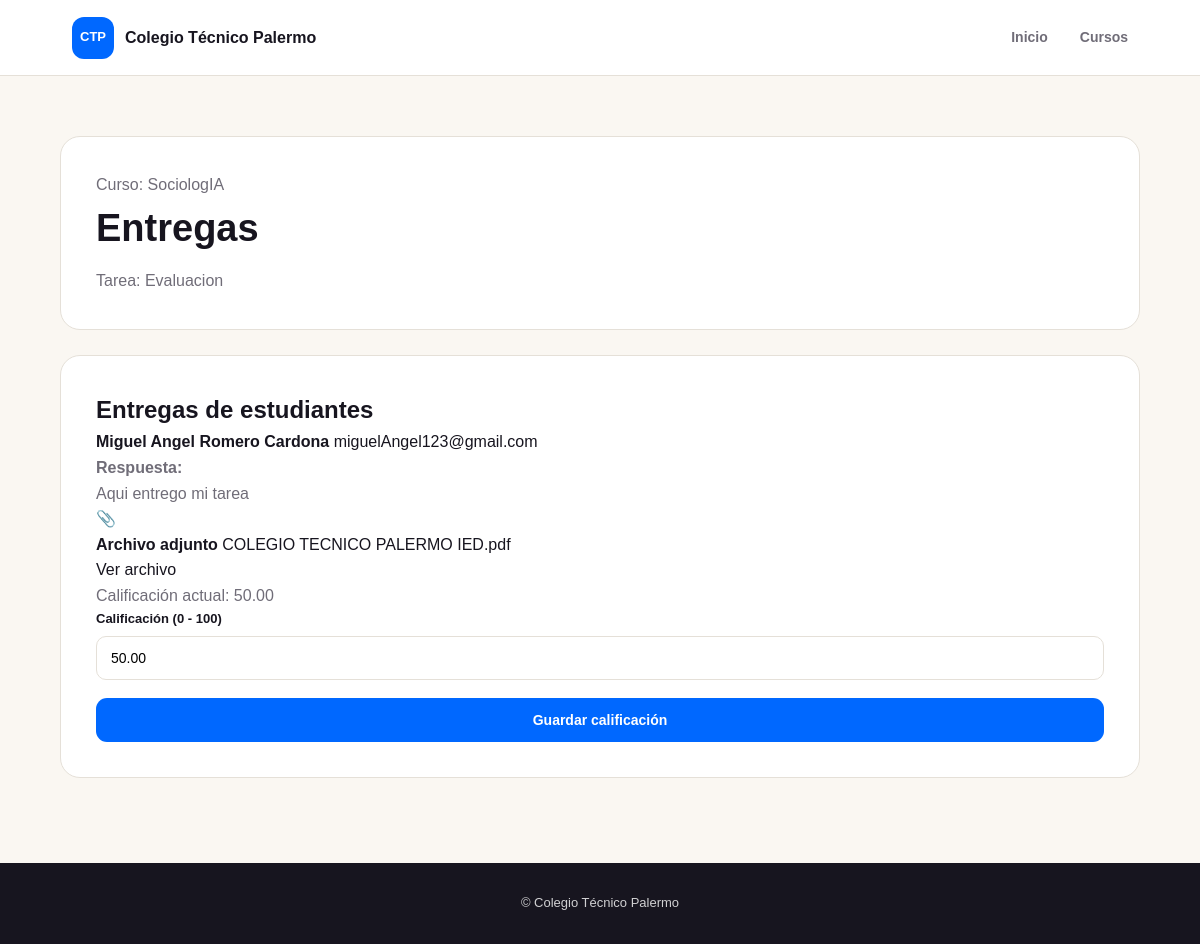
/Vistas/entregas.php?tarea_id=3 (signed in), run on the app's committed database.
### tables this page shows
CREATE TABLE `cursos` (
  `id_curso` int(11) NOT NULL,
  `nombre` varchar(150) NOT NULL,
  `descripcion` text DEFAULT NULL,
  `profesor_id` int(11) NOT NULL,
  `fecha_creacion` datetime DEFAULT current_timestamp()
);

CREATE TABLE `tareas` (
  `id_tarea` int(11) NOT NULL,
  `curso_id` int(11) NOT NULL,
  `titulo` varchar(200) NOT NULL,
  `descripcion` text DEFAULT NULL,
  `fecha_entrega` datetime NOT NULL,
  `fecha_creacion` datetime DEFAULT current_timestamp(),
  `id_archivo` int(11) DEFAULT NULL
);

CREATE TABLE `entregas` (
  `id_entrega` int(11) NOT NULL,
  `tarea_id` int(11) NOT NULL,
  `estudiante_id` int(11) NOT NULL,
  `respuesta` text DEFAULT NULL,
  `fecha_entrega` datetime DEFAULT current_timestamp(),
  `calificacion` decimal(5,2) DEFAULT NULL,
  `id_archivo` int(11) DEFAULT NULL
);

CREATE TABLE `usuarios` (
  `id_usuario` int(11) NOT NULL,
  `nombre` varchar(100) NOT NULL,
  `apellido` varchar(100) NOT NULL,
  `correo` varchar(150) NOT NULL,
  `password` varchar(255) NOT NULL,
  `rol` enum('estudiante','profesor') NOT NULL,
  `fecha_registro` datetime DEFAULT current_timestamp()
);

CREATE TABLE `archivos` (
  `id_archivo` int(11) NOT NULL,
  `id_usuario` int(11) NOT NULL,
  `nombre_original` varchar(255) NOT NULL,
  `nombre_guardado` varchar(255) NOT NULL,
  `ruta` varchar(500) NOT NULL,
  `tipo` varchar(100) NOT NULL,
  `tamano` int(11) NOT NULL,
  `fecha_subida` datetime DEFAULT current_timestamp()
);

### Datos/Tarea/TareaDAO.php (called while the page is built, shortened)
<?php
function obtenerTareaPorId(
    $conexion,
    $idTarea
) {
    $sql = "
        SELECT
            tareas.*,
            cursos.nombre AS nombre_curso,
            archivos.nombre_original,
            archivos.nombre_guardado,
            archivos.ruta,
            archivos.tipo,
            archivos.tamano
        FROM tareas
        INNER JOIN cursos
            ON tareas.curso_id = cursos.id_curso
        LEFT JOIN archivos
            ON tareas.id_archivo = archivos.id_archivo
        WHERE tareas.id_tarea = ?
    ";
    $stmt = $conexion->prepare($sql);
    $stmt->bind_param(
        "i",
        $idTarea
    );
    $stmt->execute();
    $resultado = $stmt->get_result();
    $tarea = $resultado->fetch_assoc();
    return $tarea;
}

### Datos/Curso/CursoDAO.php (called while the page is built, shortened)
<?php
function obtenerCursoPorId(
    $conexion,
    $idCurso
) {
    $sql = "SELECT
                c.id_curso,
                c.nombre,
                c.descripcion,
                c.fecha_creacion,
                c.profesor_id,
                u.nombre AS profesor_nombre,
                u.apellido AS profesor_apellido
            FROM cursos c
            INNER JOIN usuarios u
                ON c.profesor_id = u.id_usuario
            WHERE c.id_curso = ?";
    $stmt = $conexion->prepare($sql);
    $stmt->bind_param(
        "i",
        $idCurso
    );
    $stmt->execute();
    $resultado = $stmt->get_result();
    $curso = $resultado->fetch_assoc();
    return $curso;
}

### Datos/Entrega/EntregaDAO.php (called while the page is built, shortened)
<?php
function obtenerEntregasPorTarea(
    $conexion,
    $tareaId
) {
    $sql = "SELECT
                entregas.*,
                usuarios.nombre,
                usuarios.apellido,
                usuarios.correo,
                archivos.nombre_original,
                archivos.nombre_guardado,
                archivos.ruta,
                archivos.tipo,
                archivos.tamano
            FROM entregas
            INNER JOIN usuarios
                ON entregas.estudiante_id =
                   usuarios.id_usuario
            LEFT JOIN archivos
                ON entregas.id_archivo =
                   archivos.id_archivo
            WHERE entregas.tarea_id = ?
            ORDER BY entregas.fecha_entrega DESC";
    $stmt = $conexion->prepare($sql);
    $stmt->bind_param(
        "i",
        $tareaId
    );
    $stmt->execute();
    $resultado = $stmt->get_result();
    return $resultado;
}

### Vistas/entregas.php (the view, shortened to what this page needs)
<?php
require_once __DIR__ . "/../Config/conexionBDD.php";
require_once __DIR__ . "/../Datos/Tarea/TareaDAO.php";
require_once __DIR__ . "/../Datos/Entrega/EntregaDAO.php";
require_once __DIR__ . "/../Datos/Curso/CursoDAO.php";
$tareaId = $_GET["tarea_id"] ?? "";
$tarea = obtenerTareaPorId(
    $conexion,
    $tareaId
);
$curso = obtenerCursoPorId(
    $conexion,
    $tarea["curso_id"]
);
$entregas = obtenerEntregasPorTarea(
    $conexion,
    $tareaId
);
?>
<!DOCTYPE html>
<html lang="es">
<head>
    <link
        rel="stylesheet"
        href="../CSS/estilos.css?v=6"
    >
</head>
<body>
<nav class="navbar">
    <a href="inicio.php" class="logo">
        <span class="logo-mark">CTP</span>
        <span class="logo-text">
            Colegio Técnico Palermo
        </span>
    </a>
    <div class="nav-links">
        <a href="inicio.php">
            Inicio
        </a>
        <a href="cursos.php">
            Cursos
        </a>
    </div>
</nav>
<main>
<div class="curso-detalle">
    <div class="curso-detalle-header">
        <p>
            Curso:
            <?php
            echo htmlspecialchars(
                $curso["nombre"]
            );
            ?>
        </p>
        <h1>
            Entregas
        </h1>
        <p>
            Tarea:
            <?php
            echo htmlspecialchars(
                $tarea["titulo"]
            );
            ?>
        </p>
    </div>
    <div class="curso-detalle-header">
        <h2>
            Entregas de estudiantes
        </h2>
        <?php if ($entregas && $entregas->num_rows > 0): ?>
            <?php while ($entrega = $entregas->fetch_assoc()): ?>
                <div class="estudiante-item">
                    <strong>
                        <?php
                        echo htmlspecialchars(
                            $entrega["nombre"] .
                            " " .
                            $entrega["apellido"]
                        );
                        ?>
                    </strong>
                    <span>
                        <?php
                        echo htmlspecialchars(
                            $entrega["correo"]
                        );
                        ?>
                    </span>
                    <p>
                        <strong>
                            Respuesta:
                        </strong>
                    </p>
                    <p>
                        <?php
                        echo nl2br(
                            htmlspecialchars(
                                $entrega["respuesta"]
                            )
                        );
                        ?>
                    </p>
                    <?php if (!empty($entrega["id_archivo"])): ?>
                        <div class="archivo-entrega">
                            <div class="archivo-entrega-icono">
                                📎
                            </div>
                            <div class="archivo-entrega-info">
                                <strong>
                                    Archivo adjunto
                                </strong>
                                <span>
                                    <?php
                                    echo htmlspecialchars(
                                        $entrega["nombre_original"]
                                    );
                                    ?>
                                </span>
                            </div>
                            <div class="archivo-entrega-acciones">
                                <a
                                    href="../<?php
                                        echo htmlspecialchars(
                                            $entrega["ruta"]
                                        );
                                    ?>"
                                    target="_blank"
                                    class="archivo-ver-btn"
                                >
                                    Ver archivo
                                </a>
                            </div>
                        </div>
                    <?php endif; ?>
                    <p>
                        Calificación actual:
                        <?php
                        if ($entrega["calificacion"] !== null) {
                            echo htmlspecialchars(
                                $entrega["calificacion"]
                            );
                        } else {
                            echo "Sin calificar";
                        }
                        ?>
                    </p>
                    <form
                        action="../Procesos/calificarEntrega.php"
                        method="POST"
                    >
                        <div class="form-group">
                            <label>
                                Calificación (0 - 100)
                            </label>
                            <input
                                type="number"
                                name="calificacion"
                                min="0"
                                max="100"
                                step="0.01"
                                value="<?php
                                    echo $entrega["calificacion"] ?? "";
                                ?>"
                                required
                            >
                        </div>
                        <button
                            type="submit"
                            class="form-button"
                        >
                            Guardar calificación
                        </button>
                    </form>
                </div>
            <?php endwhile; ?>
        <?php else: ?>
            <div class="mensaje">
                Todavía no hay entregas.
            </div>
        <?php endif; ?>
    </div>
</div>
</main>
<footer>
    <p>
        © Colegio Técnico Palermo
    </p>
</footer>
</body>
</html>

### CSS/estilos.css (style rules this page uses)
:root { --azul: #0068ff; --azul-oscuro: #004cba; --rojo: #fe0000; --fondo: #faf7f2; --blanco: #ffffff; --texto: #17151f; --gris: #706d78; --borde: #e5e0d8; --radio: 20px; }
* { margin: 0; padding: 0; box-sizing: border-box; }
html { scroll-behavior: smooth; }
body { font-family: Arial, Helvetica, sans-serif; background: var(--fondo); color: var(--texto); line-height: 1.6; }
a { text-decoration: none; color: inherit; }
button, input, textarea, select { font-family: inherit; }
.navbar { width: 100%; min-height: 76px; display: flex; align-items: center; justify-content: space-between; padding: 0 6%; background: var(--blanco); border-bottom: 1px solid var(--borde); position: sticky; top: 0; z-index: 1000; }
.logo { display: flex; align-items: center; gap: 11px; font-weight: 800; }
.logo-mark { width: 42px; height: 42px; display: flex; align-items: center; justify-content: center; background: var(--azul); color: var(--blanco); border-radius: 12px; font-size: 13px; font-weight: 900; }
.logo-text { font-size: 16px; color: var(--texto); }
.nav-links { display: flex; align-items: center; gap: 32px; }
.nav-links a { position: relative; color: var(--gris); font-size: 14px; font-weight: 700; transition: color 0.2s ease, transform 0.2s ease; }
footer { padding: 30px 8%; background: var(--texto); color: var(--blanco); text-align: center; font-size: 13px; }
footer p { opacity: 0.8; }
.curso-detalle { width: 90%; max-width: 1100px; margin: 0 auto; padding: 60px 0; }
.curso-detalle-header { padding: 35px; background: var(--blanco); border-radius: var(--radio); border: 1px solid var(--borde); margin-bottom: 25px; }
.curso-detalle-header h1 { margin-bottom: 10px; font-size: 38px; }
.curso-detalle-header p { color: var(--gris); }
.form-group { margin-bottom: 18px; }
.form-group label { display: block; margin-bottom: 7px; font-size: 13px; font-weight: 800; }
.form-group input, .form-group textarea, .form-group select { width: 100%; padding: 13px 14px; background: var(--blanco); border: 1px solid var(--borde); border-radius: 10px; outline: none; font-size: 14px; transition: border 0.2s ease, box-shadow 0.2s ease; }
.form-submit, .form-button { width: 100%; padding: 14px; border: none; background: var(--azul); color: var(--blanco); border-radius: 11px; cursor: pointer; font-size: 14px; font-weight: 800; transition: 0.2s ease; }

### data on the page
cursos: nombre "SociologIA"
tareas: titulo "Evaluacion"
entregas: estudiante.apellido "Miguel Angel Romero Cardona", estudiante.correo "miguelAngel123@gmail.com", respuesta "Aqui entrego mi tarea", id_archivo.nombre_original "COLEGIO TECNICO PALERMO IED.pdf", calificacion "50.00"
